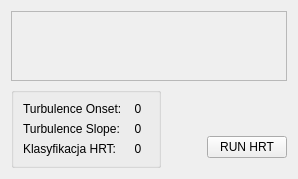
        <widget class="QWidget" name="hrt">
         <attribute name="title">
          <string>HRT Analysis</string>
         </attribute>
         <layout class="QVBoxLayout" name="verticalLayout_49">
          <item>
           <widget class="QScrollArea" name="scrollAreaHrt">
            <property name="widgetResizable">
             <bool>true</bool>
            </property>
            <widget class="QWidget" name="scrollAreaWidgetContents_9">
             <property name="geometry">
              <rect>
               <x>0</x>
               <y>0</y>
               <width>1054</width>
               <height>495</height>
              </rect>
             </property>
            </widget>
           </widget>
          </item>
          <item>
           <layout class="QHBoxLayout" name="horizontalLayout_40">
            <item>
             <widget class="QGroupBox" name="gridGroupBox">
              <property name="minimumSize">
               <size>
                <width>150</width>
                <height>0</height>
               </size>
              </property>
              <property name="title">
               <string/>
              </property>
              <layout class="QGridLayout" name="gridLayout">
               <item row="0" column="0">
                <widget class="QLabel" name="label_17">
                 <property name="text">
                  <string>Turbulence Onset:</string>
                 </property>
                </widget>
               </item>
               <item row="1" column="1">
                <widget class="QLabel" name="turbulence_slope_val">
                 <property name="text">
                  <string>  0</string>
                 </property>
                </widget>
               </item>
               <item row="0" column="1">
                <widget class="QLabel" name="turbulence_onset_val">
                 <property name="text">
                  <string>  0</string>
                 </property>
                </widget>
               </item>
               <item row="1" column="0">
                <widget class="QLabel" name="label_19">
                 <property name="text">
                  <string>Turbulence Slope:</string>
                 </property>
                </widget>
               </item>
               <item row="2" column="1">
                <widget class="QLabel" name="vpbs_detected_count">
                 <property name="text">
                  <string>  0</string>
                 </property>
                </widget>
               </item>
               <item row="2" column="0">
                <widget class="QLabel" name="label_18">
                 <property name="text">
                  <string>Klasyfikacja HRT:</string>
                 </property>
                </widget>
               </item>
              </layout>
             </widget>
            </item>
            <item>
             <spacer name="horizontalSpacer_25">
              <property name="orientation">
               <enum>Qt::Horizontal</enum>
              </property>
              <property name="sizeHint" stdset="0">
               <size>
                <width>40</width>
                <height>20</height>
               </size>
              </property>
             </spacer>
            </item>
            <item>
             <layout class="QVBoxLayout" name="verticalLayout_50">
              <item>
               <spacer name="verticalSpacer_9">
                <property name="orientation">
                 <enum>Qt::Vertical</enum>
                </property>
                <property name="sizeType">
                 <enum>QSizePolicy::Fixed</enum>
                </property>
                <property name="sizeHint" stdset="0">
                 <size>
                  <width>20</width>
                  <height>40</height>
                 </size>
                </property>
               </spacer>
              </item>
              <item>
               <widget class="QPushButton" name="pushButton_18">
                <property name="text">
                 <string>RUN HRT</string>
                </property>
               </widget>
              </item>
             </layout>
            </item>
           </layout>
          </item>
         </layout>
        </widget>
